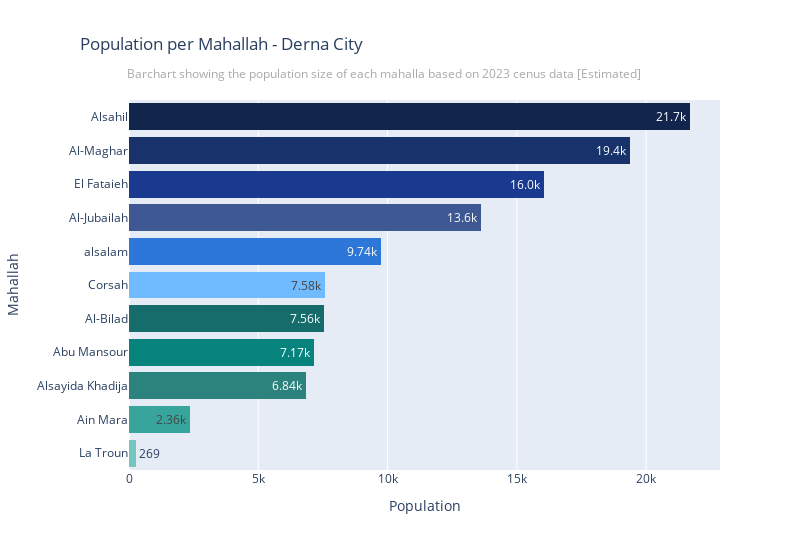

The notebook cell this image was saved under:
### Code cell
fig = px.histogram(data_frame=gdf_reach_boundaries_derna_clean.sort_values(by="population_total", ascending=False),
                   y="muhalla",
                   x="population_total",
                   labels={"population_total": "Population"},
                   title=f'Population per Mahallah - Derna City',
                   barmode="stack",
                   text_auto=True,
                   color="muhalla",
                   orientation="h", 
                   color_discrete_sequence=color_palete)

fig.update_layout(width=800,
                  height=550,
                  font=dict(size=12),
                  showlegend=False,  # Hide the legend
                  title_x=0.1)  # Center the title

fig.update_layout(xaxis_title="Population")
fig.update_layout(yaxis_title="Mahallah")
fig.update_layout(yaxis={'nticks':20})

fig.update_traces(texttemplate='%{x:.3s}')  # Format text on bars
fig.update_xaxes(ticksuffix='', tickformat="~s")  # Use ~s for thousands and millions formatting

# Add subtitle as an annotation
fig.add_annotation(
    text="Barchart showing the population size of each mahalla based on 2023 cenus data [Estimated]",
    xref="paper", yref="paper",
    x=0.87, y=1.1,  # Position relative to the main title
    showarrow=False,
    font=dict(size=12, color="darkgrey"),  # Smaller font and light dark grey color
    xanchor='right'
)

fig.show()

### Figure 1 — Plotly figure (JSON) as saved in the notebook; plotly's stock layout.template omitted (floating-point values rounded to 4 significant figures)
{"data": [{"alignmentgroup": "True", "bingroup": "y", "histfunc": "sum", "hovertemplate": "muhalla=%{y}<br>sum of Population=%{x}<extra></extra>", "legendgroup": "Alsahil", "marker": {"color": "#12264d", "pattern": {"shape": ""}}, "name": "Alsahil", "offsetgroup": "Alsahil", "orientation": "h", "showlegend": true, "texttemplate": "%{x:.3s}", "type": "histogram", "x": [21716], "xaxis": "x", "y": ["Alsahil"], "yaxis": "y"}, {"alignmentgroup": "True", "bingroup": "y", "histfunc": "sum", "hovertemplate": "muhalla=%{y}<br>sum of Population=%{x}<extra></extra>", "legendgroup": "Al-Maghar", "marker": {"color": "#18336c", "pattern": {"shape": ""}}, "name": "Al-Maghar", "offsetgroup": "Al-Maghar", "orientation": "h", "showlegend": true, "texttemplate": "%{x:.3s}", "type": "histogram", "x": [19389], "xaxis": "x", "y": ["Al-Maghar"], "yaxis": "y"}, {"alignmentgroup": "True", "bingroup": "y", "histfunc": "sum", "hovertemplate": "muhalla=%{y}<br>sum of Population=%{x}<extra></extra>", "legendgroup": "El Fataieh", "marker": {"color": "#1a3a90", "pattern": {"shape": ""}}, "name": "El Fataieh", "offsetgroup": "El Fataieh", "orientation": "h", "showlegend": true, "texttemplate": "%{x:.3s}", "type": "histogram", "x": [16041], "xaxis": "x", "y": ["El Fataieh"], "yaxis": "y"}, {"alignmentgroup": "True", "bingroup": "y", "histfunc": "sum", "hovertemplate": "muhalla=%{y}<br>sum of Population=%{x}<extra></extra>", "legendgroup": "Al-Jubailah", "marker": {"color": "#3d5893", "pattern": {"shape": ""}}, "name": "Al-Jubailah", "offsetgroup": "Al-Jubailah", "orientation": "h", "showlegend": true, "texttemplate": "%{x:.3s}", "type": "histogram", "x": [13612], "xaxis": "x", "y": ["Al-Jubailah"], "yaxis": "y"}, {"alignmentgroup": "True", "bingroup": "y", "histfunc": "sum", "hovertemplate": "muhalla=%{y}<br>sum of Population=%{x}<extra></extra>", "legendgroup": "alsalam", "marker": {"color": "#2c77d8", "pattern": {"shape": ""}}, "name": "alsalam", "offsetgroup": "alsalam", "orientation": "h", "showlegend": true, "texttemplate": "%{x:.3s}", "type": "histogram", "x": [9743], "xaxis": "x", "y": ["alsalam"], "yaxis": "y"}, {"alignmentgroup": "True", "bingroup": "y", "histfunc": "sum", "hovertemplate": "muhalla=%{y}<br>sum of Population=%{x}<extra></extra>", "legendgroup": "Corsah", "marker": {"color": "#70bbff", "pattern": {"shape": ""}}, "name": "Corsah", "offsetgroup": "Corsah", "orientation": "h", "showlegend": true, "texttemplate": "%{x:.3s}", "type": "histogram", "x": [7583], "xaxis": "x", "y": ["Corsah"], "yaxis": "y"}, {"alignmentgroup": "True", "bingroup": "y", "histfunc": "sum", "hovertemplate": "muhalla=%{y}<br>sum of Population=%{x}<extra></extra>", "legendgroup": "Al-Bilad", "marker": {"color": "#166c6b", "pattern": {"shape": ""}}, "name": "Al-Bilad", "offsetgroup": "Al-Bilad", "orientation": "h", "showlegend": true, "texttemplate": "%{x:.3s}", "type": "histogram", "x": [7556], "xaxis": "x", "y": ["Al-Bilad"], "yaxis": "y"}, {"alignmentgroup": "True", "bingroup": "y", "histfunc": "sum", "hovertemplate": "muhalla=%{y}<br>sum of Population=%{x}<extra></extra>", "legendgroup": "Abu Mansour", "marker": {"color": "#05837c", "pattern": {"shape": ""}}, "name": "Abu Mansour", "offsetgroup": "Abu Mansour", "orientation": "h", "showlegend": true, "texttemplate": "%{x:.3s}", "type": "histogram", "x": [7174], "xaxis": "x", "y": ["Abu Mansour"], "yaxis": "y"}, {"alignmentgroup": "True", "bingroup": "y", "histfunc": "sum", "hovertemplate": "muhalla=%{y}<br>sum of Population=%{x}<extra></extra>", "legendgroup": "Alsayida Khadija", "marker": {"color": "#2c837d", "pattern": {"shape": ""}}, "name": "Alsayida Khadija", "offsetgroup": "Alsayida Khadija", "orientation": "h", "showlegend": true, "texttemplate": "%{x:.3s}", "type": "histogram", "x": [6841], "xaxis": "x", "y": ["Alsayida Khadija"], "yaxis": "y"}, {"alignmentgroup": "True", "bingroup": "y", "histfunc": "sum", "hovertemplate": "muhalla=%{y}<br>sum of Population=%{x}<extra></extra>", "legendgroup": "Ain Mara", "marker": {"color": "#38a59d", "pattern": {"shape": ""}}, "name": "Ain Mara", "offsetgroup": "Ain Mara", "orientation": "h", "showlegend": true, "texttemplate": "%{x:.3s}", "type": "histogram", "x": [2359], "xaxis": "x", "y": ["Ain Mara"], "yaxis": "y"}, {"alignmentgroup": "True", "bingroup": "y", "histfunc": "sum", "hovertemplate": "muhalla=%{y}<br>sum of Population=%{x}<extra></extra>", "legendgroup": "La Troun", "marker": {"color": "#74c6be", "pattern": {"shape": ""}}, "name": "La Troun", "offsetgroup": "La Troun", "orientation": "h", "showlegend": true, "texttemplate": "%{x:.3s}", "type": "histogram", "x": [269], "xaxis": "x", "y": ["La Troun"], "yaxis": "y"}], "layout": {"annotations": [{"font": {"color": "darkgrey", "size": 12}, "showarrow": false, "text": "Barchart showing the population size of each mahalla based on 2023 cenus data [Estimated]", "x": 0.87, "xanchor": "right", "xref": "paper", "y": 1.1, "yref": "paper"}], "barmode": "stack", "font": {"size": 12}, "height": 550, "legend": {"title": {"text": "muhalla"}, "tracegroupgap": 0}, "showlegend": false, "title": {"text": "Population per Mahallah - Derna City", "x": 0.1}, "width": 800, "xaxis": {"anchor": "y", "domain": [0, 1], "tickformat": "~s", "ticksuffix": "", "title": {"text": "Population"}}, "yaxis": {"anchor": "x", "categoryarray": ["La Troun", "Ain Mara", "Alsayida Khadija", "Abu Mansour", "Al-Bilad", "Corsah", "alsalam", "Al-Jubailah", "El Fataieh", "Al-Maghar", "Alsahil"], "categoryorder": "array", "domain": [0, 1], "nticks": 20, "title": {"text": "Mahallah"}}}}
